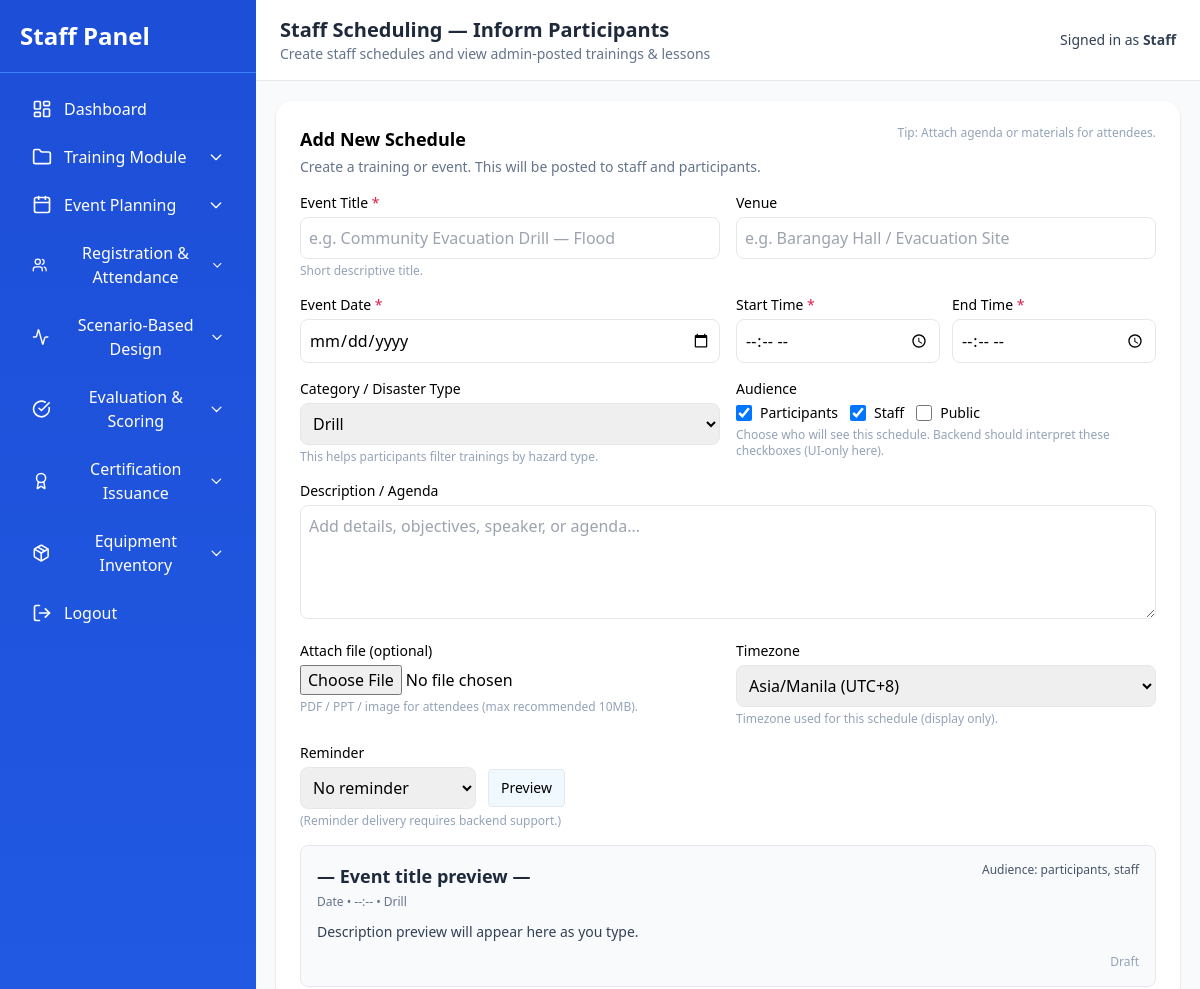
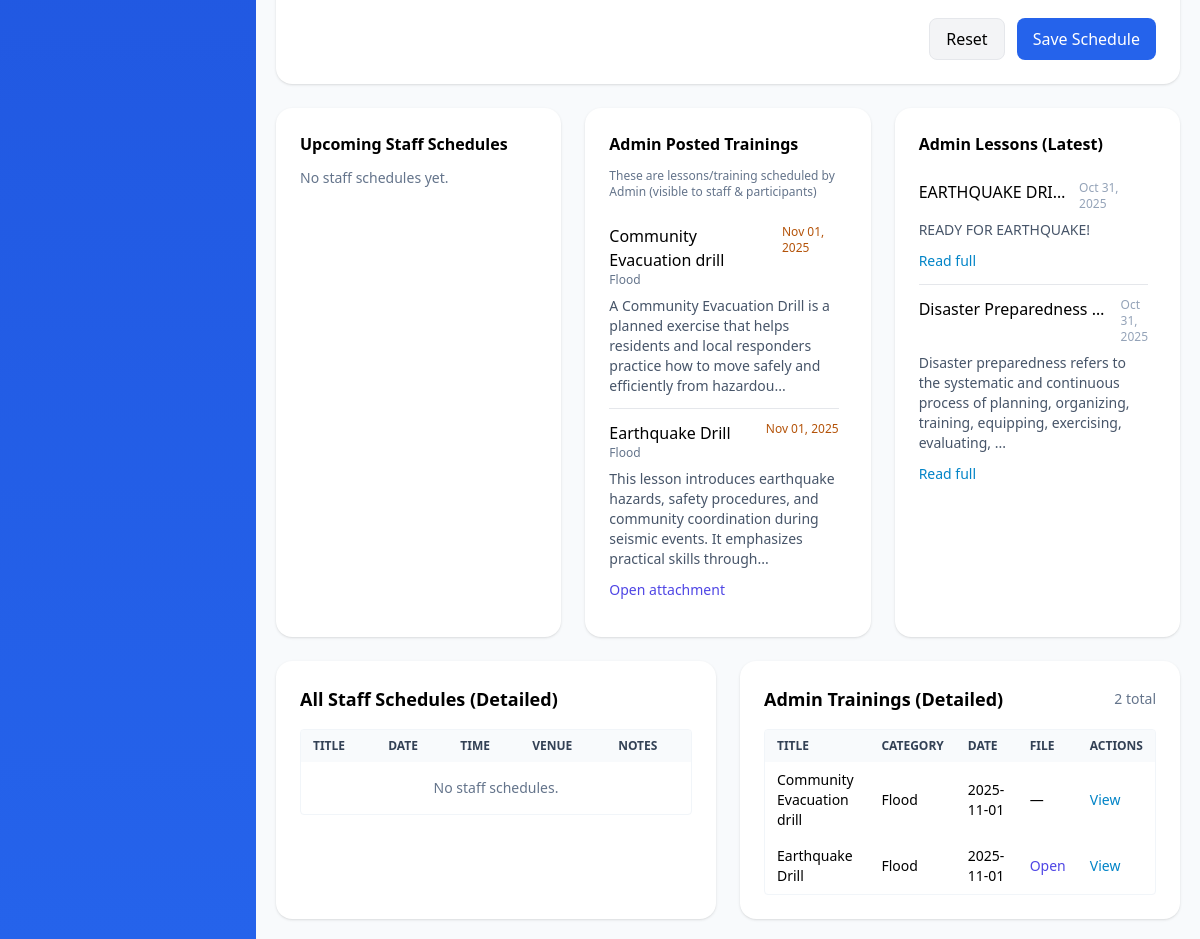
Page /staff/module1/module1.3.php on the committed database (2 pictures, top to bottom).
### tables this page shows
CREATE TABLE `drills` (
  `id` int(11) NOT NULL,
  `title` varchar(255) NOT NULL,
  `date` date NOT NULL,
  `details` text NOT NULL,
  `created_at` timestamp NOT NULL DEFAULT current_timestamp(),
  `type` varchar(100) NOT NULL DEFAULT 'Drill',
  `file_path` varchar(512) DEFAULT NULL
);

CREATE TABLE `lessons` (
  `id` int(11) NOT NULL,
  `title` varchar(255) NOT NULL,
  `summary` text DEFAULT NULL,
  `content` text NOT NULL,
  `created_at` timestamp NOT NULL DEFAULT current_timestamp(),
  `disaster_type` varchar(100) DEFAULT NULL,
  `file_name` varchar(512) DEFAULT NULL,
  `scheduled_date` date DEFAULT NULL,
  `file_path` varchar(512) DEFAULT NULL,
  `published` tinyint(1) DEFAULT 1,
  `created_by` int(11) DEFAULT NULL
);

### staff/module1/module1.3.php (the view, shortened to what the rows shown need)
<?php
$host = "localhost";
$user = "root";
$pass = "";
$db   = "training_management";
$conn = new mysqli($host, $user, $pass, $db);
$conn->query("CREATE TABLE IF NOT EXISTS schedules (
  id INT AUTO_INCREMENT PRIMARY KEY,
  title VARCHAR(255) NOT NULL,
  description TEXT,
  event_date DATE NOT NULL,
  start_time TIME NOT NULL,
  end_time TIME NOT NULL,
  venue VARCHAR(255),
  created_at TIMESTAMP DEFAULT CURRENT_TIMESTAMP
) ENGINE=InnoDB DEFAULT CHARSET=utf8mb4");
$conn->query("CREATE TABLE IF NOT EXISTS drills (
  id INT AUTO_INCREMENT PRIMARY KEY,
  title VARCHAR(255) NOT NULL,
  details TEXT NOT NULL,
  `date` DATE NOT NULL,
  `type` VARCHAR(100) NOT NULL DEFAULT 'Drill',
  file_path VARCHAR(512) DEFAULT NULL,
  created_at DATETIME DEFAULT CURRENT_TIMESTAMP
) ENGINE=InnoDB DEFAULT CHARSET=utf8mb4");
$conn->query("CREATE TABLE IF NOT EXISTS lessons (
  id INT AUTO_INCREMENT PRIMARY KEY,
  title VARCHAR(255) NOT NULL,
  content TEXT NOT NULL,
  created_at TIMESTAMP DEFAULT CURRENT_TIMESTAMP
) ENGINE=InnoDB DEFAULT CHARSET=utf8mb4");
$drills = $conn->query("SELECT id,title,details,`date`,type,file_path,created_at FROM drills ORDER BY `date` ASC");
$lessons = $conn->query("SELECT id,title,content,created_at FROM lessons ORDER BY created_at DESC LIMIT 20");
function esc($s){ return htmlspecialchars($s ?? '', ENT_QUOTES, 'UTF-8'); }
?>
<!DOCTYPE html>
<html lang="en">
<head>
  <script src="https://cdn.tailwindcss.com"></script>
</head>
<body class="bg-gray-100 font-sans">
  <div class="app">
    <div class="main-wrap">
      <header class="bg-white border-b px-6 py-4 flex items-center justify-between">
        <div>
          <h1 class="text-xl font-semibold text-slate-800">Staff Scheduling — Inform Participants</h1>
        </div>
      </header>
      <main class="main-scroll" role="main">
        <div class="max-w-7xl mx-auto space-y-6">
<section class="bg-white p-6 rounded-2xl shadow">
  <div class="flex items-start justify-between mb-4">
    <div>
      <h2 class="text-lg font-semibold">Add New Schedule</h2>
    </div>
  </div>
</section>
          <div class="grid grid-cols-1 lg:grid-cols-3 gap-6">
            <section class="lg:col-span-1 bg-white p-6 rounded-2xl shadow">
              <div class="card-scroll divide-y">
                <?php if ($drills && $drills->num_rows): ?>
                  <?php while ($d = $drills->fetch_assoc()): ?>
                    <div class="py-3">
                      <div class="flex justify-between items-start gap-3">
                        <div>
                          <div class="font-medium"><?= esc($d['title']) ?></div>
                          <div class="text-xs text-slate-500"><?= esc($d['type']) ?></div>
                        </div>
                        <div class="text-xs text-amber-700"><?= date('M d, Y', strtotime($d['date'])) ?></div>
                      </div>
                      <div class="text-sm text-slate-600 mt-2"><?= esc((strlen($d['details'])>150? substr($d['details'],0,150).'...' : $d['details'])) ?></div>
                      <?php if (!empty($d['file_path'])): ?>
                        <div class="mt-2"><a class="text-indigo-600 text-sm" href="<?= esc($d['file_path']) ?>" target="_blank">Open attachment</a></div>
                      <?php endif; ?>
                    </div>
                  <?php endwhile; ?>
                <?php else: ?>
                  <div class="text-sm text-slate-500">No admin trainings scheduled.</div>
                <?php endif; ?>
              </div>
            </section>
            <section class="lg:col-span-1 bg-white p-6 rounded-2xl shadow">
              <div class="card-scroll divide-y">
                <?php if ($lessons && $lessons->num_rows): ?>
                  <?php while ($ls = $lessons->fetch_assoc()): ?>
                    <div class="py-3">
                      <div class="flex justify-between items-start gap-3">
                        <div class="truncate-cell font-medium"><?= esc($ls['title']) ?></div>
                        <div class="text-xs text-slate-400"><?= date('M d, Y', strtotime($ls['created_at'])) ?></div>
                      </div>
                      <div class="text-sm text-slate-600 mt-2"><?= esc((strlen($ls['content'])>140? substr($ls['content'],0,140).'...' : $ls['content'])) ?></div>
                      <div class="mt-2"><a href="staff_view_lesson.php?id=<?= (int)$ls['id'] ?>" class="text-sky-600 text-sm">Read full</a></div>
                    </div>
                  <?php endwhile; ?>
                <?php else: ?>
                  <div class="text-sm text-slate-500">No admin lessons yet.</div>
                <?php endif; ?>
              </div>
            </section>
          </div>
          <div class="grid grid-cols-1 lg:grid-cols-2 gap-6">
            <section class="bg-white p-6 rounded-2xl shadow col-span-1">
              <div class="overflow-auto rounded border border-slate-100">
                <table class="min-w-full text-sm">
                  <thead class="bg-slate-50 text-slate-700 text-xs uppercase sticky top-0">
                    <tr>
                      <th class="px-3 py-2 text-left">Title</th>
                      <th class="px-3 py-2 text-left">Date</th>
                      <th class="px-3 py-2 text-left">Time</th>
                      <th class="px-3 py-2 text-left">Venue</th>
                      <th class="px-3 py-2 text-left">Notes</th>
                    </tr>
                  </thead>
                </table>
              </div>
            </section>
            <section class="bg-white p-6 rounded-2xl shadow col-span-1">
              <div class="overflow-auto rounded border border-slate-100">
                <table class="min-w-full text-sm">
                  <thead class="bg-slate-50 text-slate-700 text-xs uppercase sticky top-0">
                    <tr>
                      <th class="px-3 py-2 text-left">Title</th>
                      <th class="px-3 py-2 text-left">Category</th>
                      <th class="px-3 py-2 text-left">Date</th>
                      <th class="px-3 py-2 text-left">File</th>
                      <th class="px-3 py-2 text-left">Actions</th>
                    </tr>
                  </thead>
                  <tbody>
                    <?php
                      $allDrills = $conn->query("SELECT id,title,details,`date`,type,file_path,created_at FROM drills ORDER BY `date` ASC");
                      if ($allDrills && $allDrills->num_rows):
                        while ($dd = $allDrills->fetch_assoc()):
                    ?>
                      <tr class="hover:bg-slate-50">
                        <td class="px-3 py-2 font-medium"><?= esc($dd['title']) ?></td>
                        <td class="px-3 py-2"><?= esc($dd['type']) ?></td>
                        <td class="px-3 py-2"><?= esc($dd['date']) ?></td>
                        <td class="px-3 py-2"><?php if (!empty($dd['file_path'])): ?><a href="<?= esc($dd['file_path']) ?>" class="text-indigo-600" target="_blank">Open</a><?php else: ?>—<?php endif; ?></td>
                        <td class="px-3 py-2">
                          <a href="staff_view_drill.php?id=<?= (int)$dd['id'] ?>" class="text-sky-600">View</a>
                        </td>
                      </tr>
                    <?php
                        endwhile;
                      else:
                    ?>
                      <tr><td colspan="5" class="p-4 text-center text-slate-500">No admin trainings.</td></tr>
                    <?php endif; ?>
                  </tbody>
                </table>
              </div>
            </section>
          </div>
        </div>
      </main>
    </div>
  </div>
</body>
</html>

### rows in the picture
drills: title "Community Evacuation drill", type "Flood", date "Nov 01, 2025", details "A Community Evacuation Drill is a planned exercise that helps residents and local responders practice how to move safely and efficiently from hazardou...", date "2025-11-01"
drills: title "Earthquake Drill", type "Flood", date "Nov 01, 2025", details "This lesson introduces earthquake hazards, safety procedures, and community coordination during seismic events. It emphasizes practical skills through...", date "2025-11-01"
lessons: title "EARTHQUAKE DRI…", created_at "Oct 31, 2025", content "READY FOR EARTHQUAKE!"
lessons: title "Disaster Preparedness…", created_at "Oct 31, 2025", content "Disaster preparedness refers to the systematic and continuous process of planning, organizing, training, equipping, exercising, evaluating, ..."

### other values in the picture
$_SESSION['username'] "Staff"
$drills->num_rows "2"
